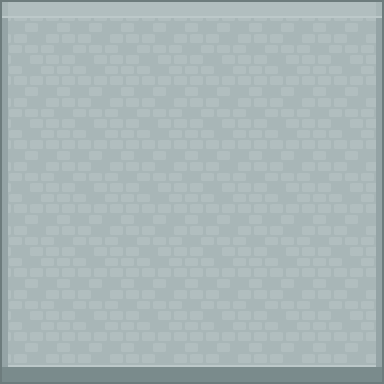

The image is a tile-based game level rendered from a .tmx file. Its description and complete source (layers, tilesets, objects, tile grids) follow:
An orthogonal 6x6 tile map with 64x64 px tiles, 1 tile layer (Calque de Tile 1) and 6 objects (PORTE).

<map version="1.0" orientation="orthogonal" renderorder="left-up" width="6" height="6" tilewidth="64" tileheight="64" nextobjectid="12">
 <tileset firstgid="1" name="RPGpack_sheet" tilewidth="64" tileheight="64" tilecount="260" columns="20">
  <image source="../images/RPGpack_sheet.png" width="1280" height="832" />
 </tileset>
 <layer name="Calque de Tile 1" width="6" height="6">
  <data encoding="csv">
94,95,95,95,95,96,
74,75,75,75,75,76,
74,75,75,75,75,76,
74,75,75,75,75,76,
74,75,75,75,75,76,
71,70,70,70,70,73
</data>
 </layer>
 <objectgroup name="Calque d'objets 1">
  <object id="1" gid="230" x="0" y="256" width="64" height="64" />
  <object id="2" gid="250" x="256" y="64" width="64" height="64" />
  <object id="4" gid="249" x="0" y="320" width="64" height="64" />
  <object id="5" gid="190" x="192" y="64" width="64" height="64" />
  <object id="7" gid="189" x="128" y="64" width="64" height="64" />
  <object id="8" type="PORTE" gid="200" x="192" y="384" width="64" height="64">
   <properties>
    <property name="target" value="debut cart.tmx" />
    <property name="target.x" type="int" value="832" />
    <property name="target.y" type="int" value="1024" />
   </properties>
  </object>
 </objectgroup>
</map>
